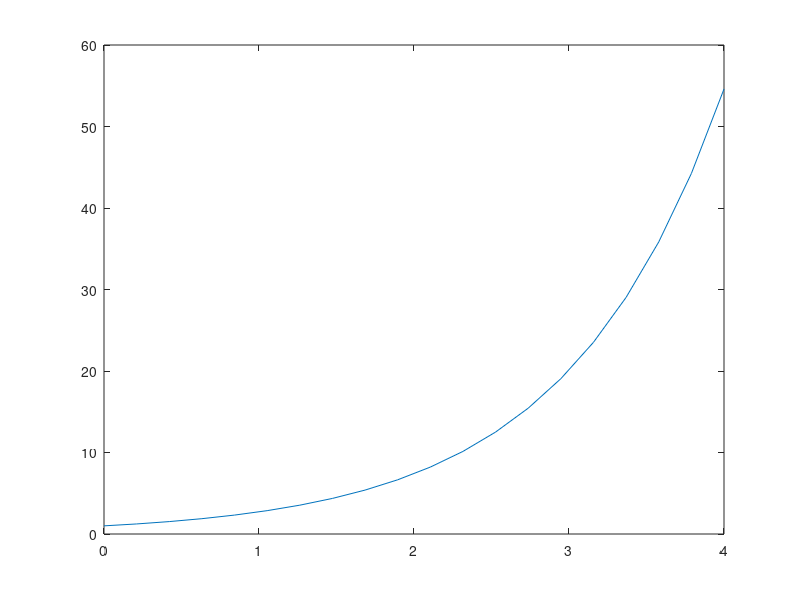

Write MATLAB code to recreate this figure.
# Single variable ODE solver example
0; # hack to force script not function m-file

function xdot = f(x, t)
	k = 1.0;
	xdot = k * x;
endfunction

t = linspace(0, 4, 20);
y = lsode("f", 1.0, t);

plot(t, y);
